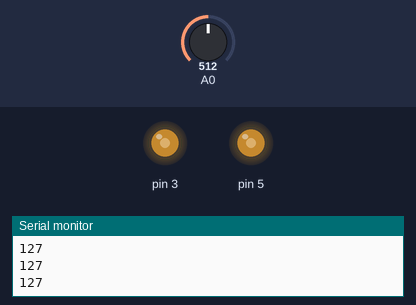
The sketch below on a simulated Arduino Uno, built with avr-gcc and run on an emulated ATmega328P. Shown: output pins drawn as LEDs (lit = HIGH), the last lines printed to the serial monitor. Inputs (shaded band) come from the test bench; at power-on: A0 = 512.

Above: at 1.2 s.
1.3 s: A0 set to 716
At 1.8 s:
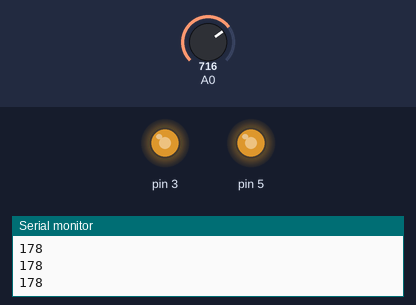
2.8 s: A0 set to 900
At 3.1 s:
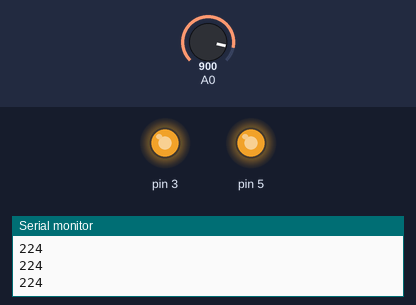
4.3 s: A0 set to 122
At 5.5 s:
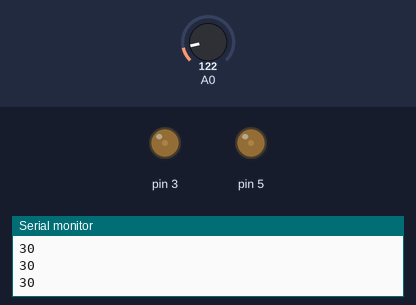
5.8 s: A0 set to 0
At 6.9 s:
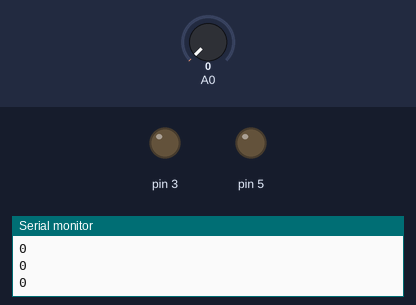
7.3 s: A0 set to 511
At 8.2 s:
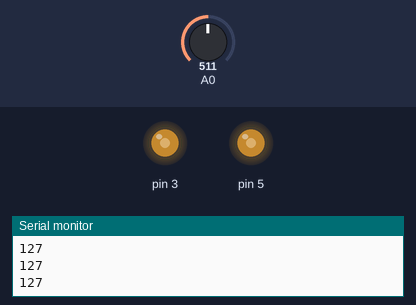
Timing chart, 0 to 9.8 s (numbered marks = the images above; inputs shaded):
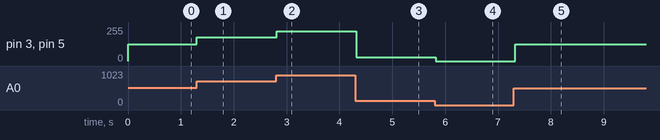

The sketch:

ADC_and_DAC.ino
```cpp
// C++ code
// Code by Aadhitya G
void setup()
{
  pinMode(A0, INPUT);
  pinMode(3, OUTPUT);
  pinMode(5, OUTPUT);
  Serial.begin(9600);
}

void loop()
{
  int y=analogRead(A0);
  int x=(y*255L)/1023;
  Serial.println(x);
  analogWrite(3,x);
  analogWrite(5,x);
  delay(100);
}
```

Measured:
- after the input at 1.3 s, pin 3, pin 5: 127/255 → 178/255 at once
- after the input at 2.8 s, pin 3, pin 5: 178/255 → 224/255 at once
- after the input at 4.3 s, pin 3, pin 5: 224/255 → 30/255 at once
- after the input at 5.8 s, pin 3, pin 5: 30/255 → 0/255 at once
- after the input at 7.3 s, pin 3, pin 5: 0/255 → 127/255 at once
